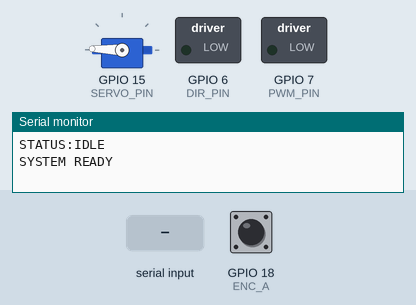
Recording of a sketch running on a simulated ESP32-S3. Parts: servo, switched loads named in the sketch (green lamp = pin HIGH), the last lines printed to the serial monitor. The test bench sets the inputs (shaded band); at power-on: GPIO 18 (ENC_A) HIGH.

Above: at 1.2 s.
1.3 s: "U\n" received over Serial
At 2.5 s:
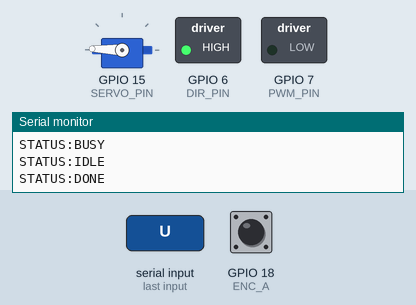
2.8 s: "L90\n" received over Serial
At 3.8 s:
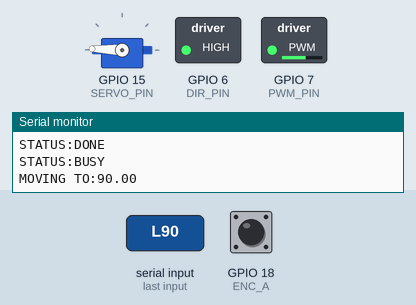
4.3 s: "S\n" received over Serial
At 5.0 s:
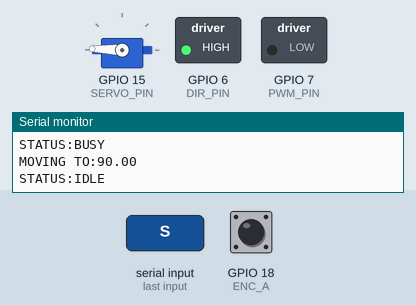
5.8 s: "D\n" received over Serial
At 6.1 s:
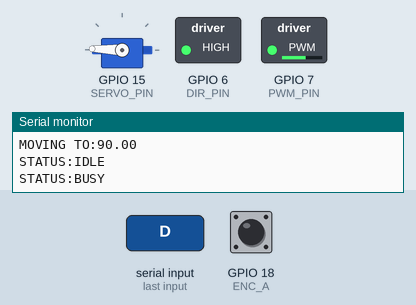
Timing chart, 0 to 8.3 s (numbered marks = the images above; inputs shaded):
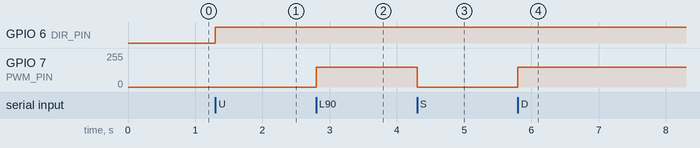

Measured:
- after the input at 1.3 s, GPIO 6 (DIR_PIN): LOW → HIGH at once
- after the input at 2.8 s, GPIO 7 (PWM_PIN): 0/255 → 149/255 at once
- after the input at 4.3 s, GPIO 7 (PWM_PIN): 149/255 → 0/255 at once
- after the input at 5.8 s, GPIO 7 (PWM_PIN): 0/255 → 149/255 at once

The sketch:

lift_and_servo_edit.ino
```cpp
/*
===========================================================
ESP32 LIFT + GRIPPER CONTROLLER (ROS2-READY INTERFACE)
===========================================================

AUTHOR: (Your Name)
ROLE: Low-Level Actuator Controller (for ROS2 integration)

-----------------------------------------------------------
📌 SYSTEM ROLE (IMPORTANT FOR ROS DEVELOPER)
-----------------------------------------------------------

This ESP32 acts as a:
→ Deterministic actuator controller
→ Executes lift + gripper commands reliably

It DOES NOT handle:
✘ Vision (YOLO)
✘ Planning
✘ Navigation

It ONLY executes:
✔ Height commands (mm)
✔ Gripper commands (open/close)

-----------------------------------------------------------
📡 COMMUNICATION PROTOCOL (SERIAL)
-----------------------------------------------------------

All commands are ASCII-based, newline terminated.

---------------- INPUT COMMANDS ----------------

Lxxx   → Move lift to height in mm
         Example: L120

U      → Manual UP
D      → Manual DOWN
S      → Stop motion
E      → EMERGENCY STOP (highest priority)

o      → Open gripper
c      → Close gripper (with micro-release)

P      → Request position
B      → Request BUSY/IDLE status

---------------- OUTPUT RESPONSES ----------------

STATUS:BUSY
STATUS:IDLE
STATUS:DONE

POS:<encoder_count>

GRIPPER:OPEN
GRIPPER:CLOSED

ERROR:OUT_OF_RANGE
EMERGENCY_STOP

-----------------------------------------------------------
🤖 ROS2 INTEGRATION EXPECTATION
-----------------------------------------------------------

ROS side should:

1. Send:
   Lxxx (height in mm)

2. Wait for:
   STATUS:DONE

3. Then send:
   c (close gripper)

4. For placement:
   send Lxxx → wait DONE → send o

-----------------------------------------------------------
⚠️ SAFETY CONTRACT
-----------------------------------------------------------

✔ Input values are clamped internally
✔ Motion stops automatically near target
✔ Emergency stop available via 'E'
✔ No homing required (manual zero at boot)

-----------------------------------------------------------
📏 CALIBRATION NOTES
-----------------------------------------------------------

counts_per_mm = encoder_counts / actual_height_mm

Example:
1400 counts / 300 mm = 4.66 counts/mm

-----------------------------------------------------------
📌 STARTUP PROCEDURE
-----------------------------------------------------------

1. Manually bring lift to bottom
2. Reset ESP32
3. System assumes:
   encoderCount = 0 (bottom reference)

===========================================================
*/

#include <Arduino.h>
#include <ESP32Servo.h>

// ---------------- PIN CONFIG ----------------
#define PWM_PIN 7
#define DIR_PIN 6

#define ENC_A 18
#define ENC_B 17

#define SERVO_PIN 15


// ---------------- SYSTEM PARAMETERS ----------------
//float counts_per_mm = 4.66;
//long max_counts = 1397;
//float counts_per_mm = 2.87;
//long max_counts = 949;

float counts_per_mm = 1.38;
long max_counts = 414;

int pwmSpeed = 150;
int slowSpeed = 100;

// ---------------- SERVO PARAMETERS ----------------
Servo servo1;

int openPos  = 178;
int closePos = 130;
int releaseOffset = 2;


// ---------------- VARIABLES ----------------
volatile long encoderCount = 0;

long targetPosition = 0;
bool moving = false;

// ---------------- ENCODER ISR ----------------
void IRAM_ATTR handleEncoder() {
  int b = digitalRead(ENC_B);
  if (b == HIGH)
    encoderCount--;
  else
    encoderCount++  ;
}

// ---------------- MOTOR CONTROL ----------------
void motorStop() {
  ledcWrite(PWM_PIN, 0);
  moving = false;
  Serial.println("STATUS:IDLE");
}

void motorUp(int speed) {
  digitalWrite(DIR_PIN, HIGH);
  ledcWrite(PWM_PIN, speed);
  moving = true;
}

void motorDown(int speed) {
  digitalWrite(DIR_PIN, LOW);
  ledcWrite(PWM_PIN, speed);
  moving = true;
}

// ---------------- MOVE ----------------
void moveToHeight(float height_mm) {

  // Clamp for safety
  if (height_mm < 0) height_mm = 0;
  if (height_mm > (max_counts / counts_per_mm))
    height_mm = max_counts / counts_per_mm;

  long target = height_mm * counts_per_mm;

  targetPosition = target;
  moving = true;

  Serial.println("STATUS:BUSY");

  Serial.print("MOVING TO:");
  Serial.println(height_mm);
}

// ---------------- GRIPPER ----------------
void openGripper() {
  servo1.attach(SERVO_PIN, 500, 2500);
  servo1.write(openPos);
  Serial.println("GRIPPER:OPEN");
}

void closeGripper() {
  servo1.attach(SERVO_PIN, 500, 2500);

  servo1.write(closePos);
  delay(300);

  servo1.write(closePos + releaseOffset);
  Serial.println("GRIPPER:CLOSED");
}

// ---------------- SETUP ----------------
void setup() {

  Serial.begin(115200);

  pinMode(DIR_PIN, OUTPUT);
  pinMode(ENC_A, INPUT);
  pinMode(ENC_B, INPUT);

  attachInterrupt(digitalPinToInterrupt(ENC_A), handleEncoder, RISING);

  ledcAttach(PWM_PIN, 5000, 8);
  ledcWrite(PWM_PIN, 0);

  servo1.setPeriodHertz(50);
  servo1.attach(SERVO_PIN, 500, 2500);
  servo1.write(openPos);

  encoderCount = 0;

  Serial.println("STATUS:IDLE");
  Serial.println("SYSTEM READY");
}

// ---------------- LOOP ----------------
void loop() {

  // -------- SERIAL COMMANDS --------
  if (Serial.available()) {

    String cmd = Serial.readStringUntil('\n');
    cmd.trim();

    if (cmd.startsWith("L")) {
      float height = cmd.substring(1).toFloat();
      moveToHeight(height);
    }

    else if (cmd == "S") {
      motorStop();
    }

    else if (cmd == "E") {
      motorStop();
      Serial.println("EMERGENCY_STOP");
    }

    else if (cmd == "P") {
      Serial.print("POS:");
      Serial.println(encoderCount);
    }

    else if (cmd == "B") {
      if (moving)
        Serial.println("STATUS:BUSY");
      else
        Serial.println("STATUS:IDLE");
    }

    else if (cmd == "U") {
      moving = false;
      motorUp(pwmSpeed);
      Serial.println("STATUS:BUSY");
    }

    else if (cmd == "D") {
      moving = false;
      motorDown(pwmSpeed);
      Serial.println("STATUS:BUSY");
    }

    // -------- GRIPPER --------
    else if (cmd == "o") {
      openGripper();
    }

    else if (cmd == "c") {
      closeGripper();
    }
  }

  // -------- POSITION CONTROL --------
  if (moving) {

    long error = targetPosition - encoderCount;

    if (abs(error) < 5) {
      motorStop();
      Serial.println("STATUS:DONE");
    }
    else if (error > 0) {
      if (abs(error) < 50)
        motorUp(slowSpeed);
      else
        motorUp(pwmSpeed);
    }
    else {
      if (abs(error) < 50)
        motorDown(slowSpeed);
      else
        motorDown(pwmSpeed);
    }
  }
}
```
